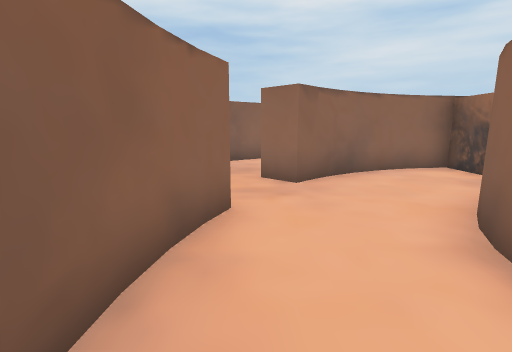
View 1 (above)

24 first-person views from a walk through a 3-D level made in the Unity game engine. The camera is 0.58 m above the floor, tilts 10° down and sees 85° across. The floor is counted in squares, 0.5 m on a side. Each view is taken from the middle of a square. On the plan, view 1 faces up. The plan holds only what a view shows up to about 12 squares ahead; the rest is blank. The place goes on beyond the plan. The player character is not drawn.

View 2
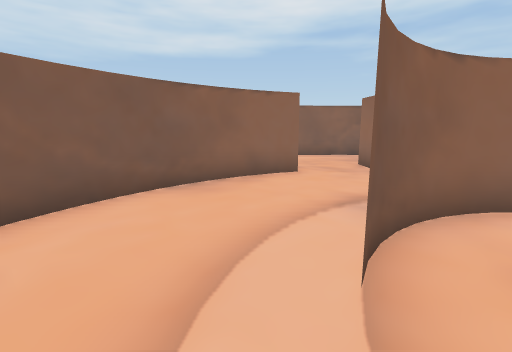

View 3
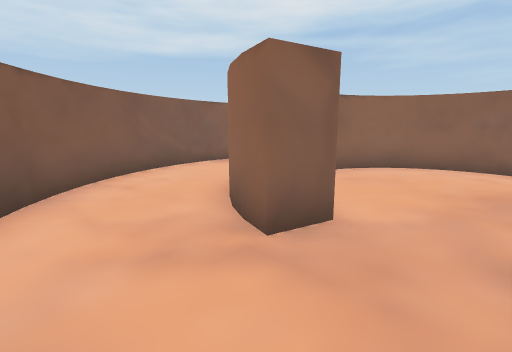

View 4
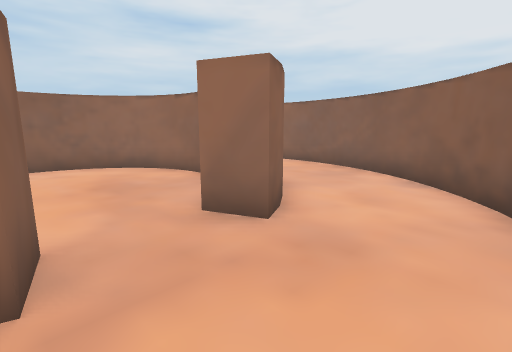

View 5
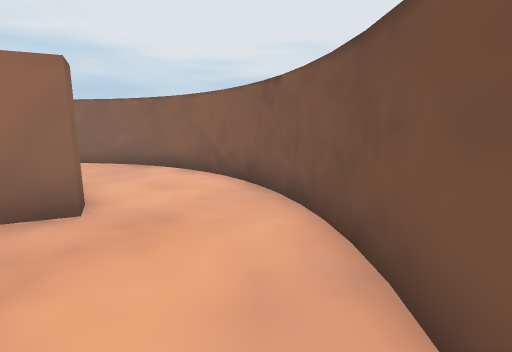

View 6
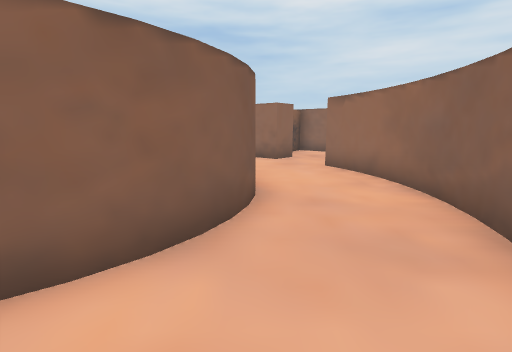

View 7
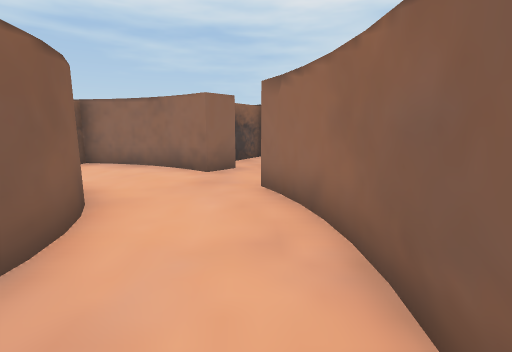

View 8
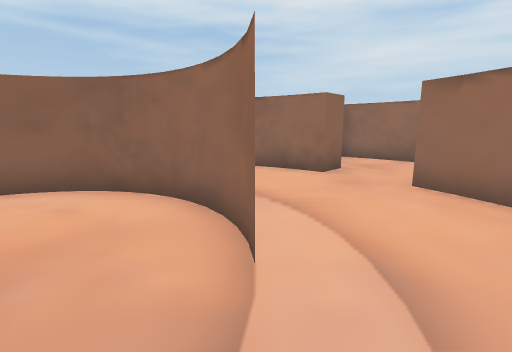

View 9
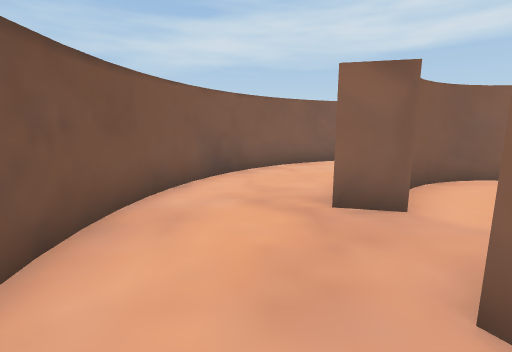

View 10
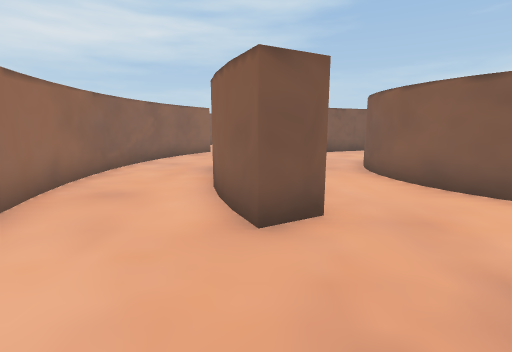

View 11
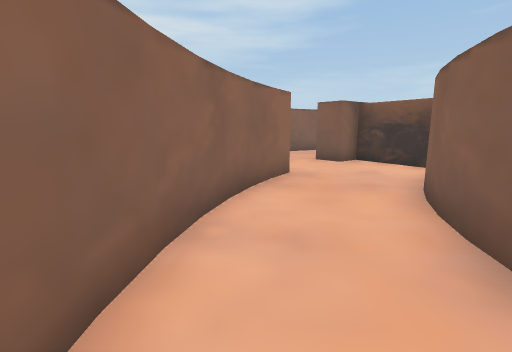

View 12
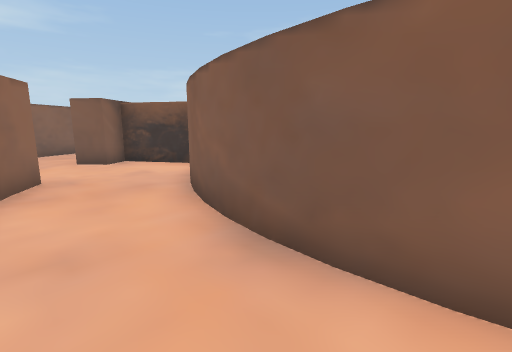

View 13
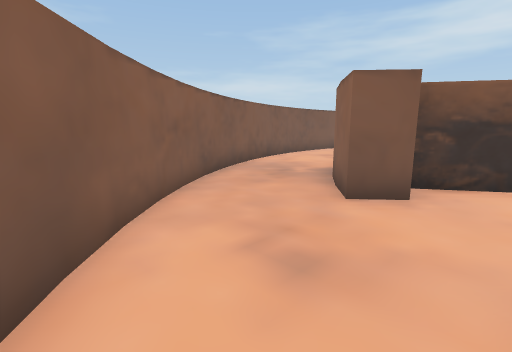

View 14
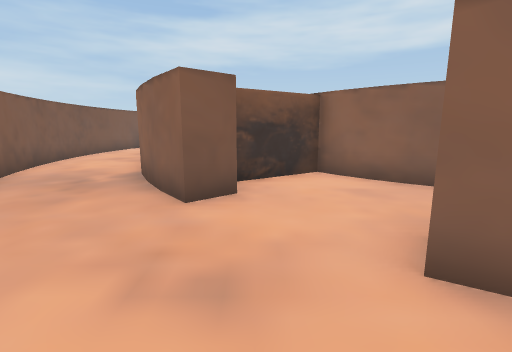

View 15
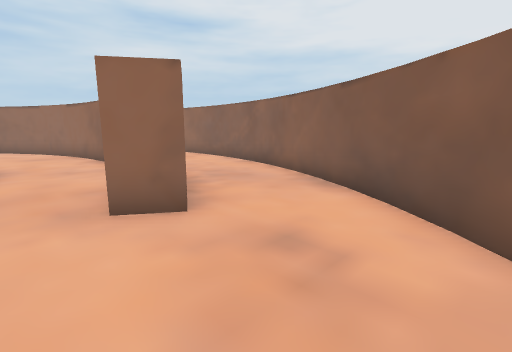

View 16
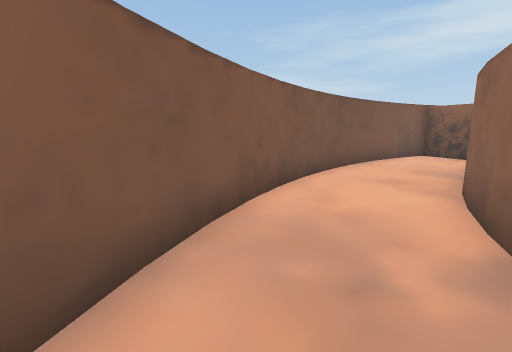

View 17
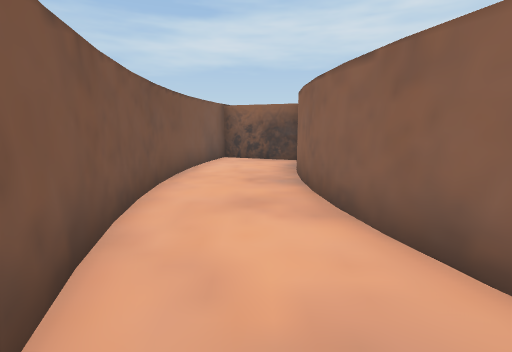

View 18
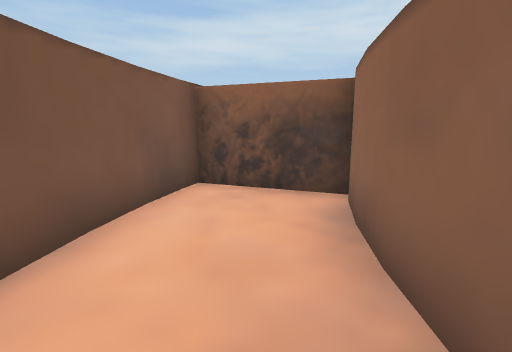

View 19
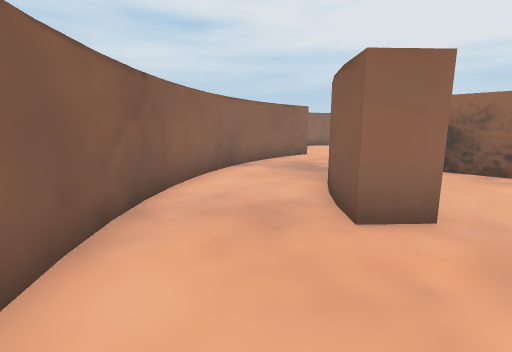

View 20
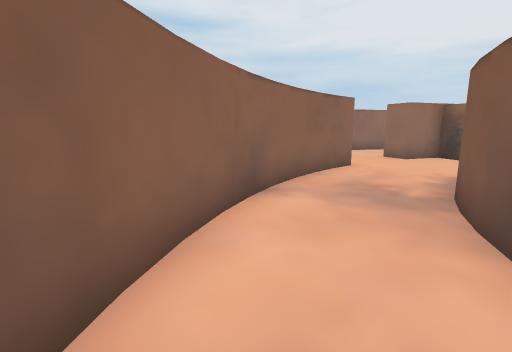

View 21
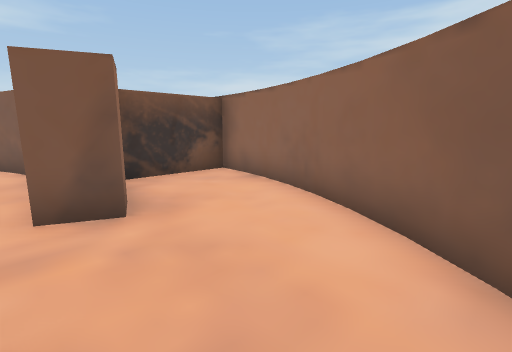

View 22
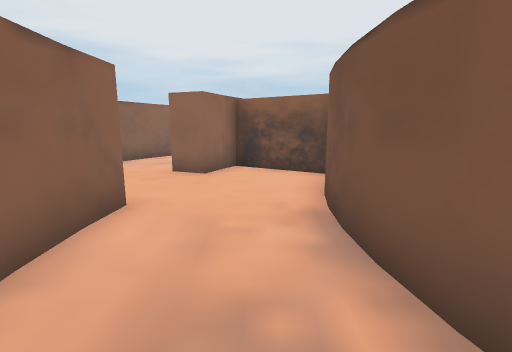

View 23
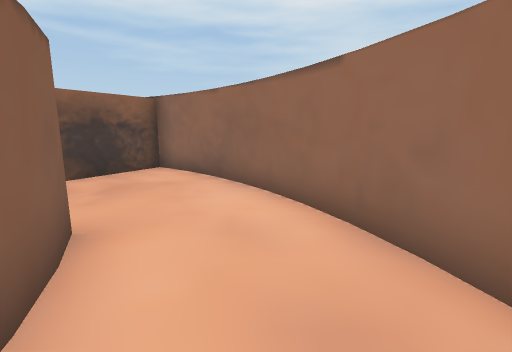

View 24
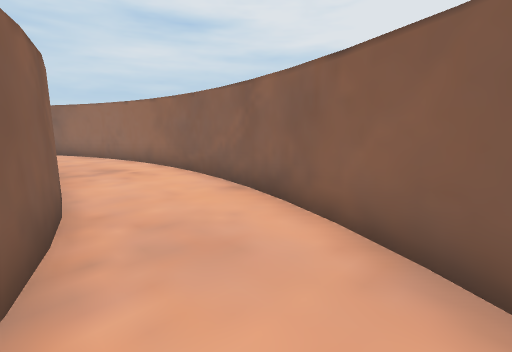

### Floor plan
Key: @ floor where view 1 was taken; # wall or solid block; . floor; B block; O other object.
Columns run from 5 left of view 1 to 21 right of it. Each row starts with its distance up from view 1.
 15                   #
 14                 ..##
 13              ......
 12        ######..#
 11      ###.......###
 10     ##..........B##
  9    ##....#####.BBB##
  8   ##...#########B..##   ##
  7  ##...###.BB..###...##  .#
  6  #....#...BB ........#  .#
  5 ##........OO ........## .##
  4 #...#......O......#...# ..#
  3 #..##.............##..# ..#
  2 #BB##.............##..# ..#
  1     #.............##..# ..#
  0     #@............##..# ..#
 -1     #.............##..##..#
 -2     ##...........##...##..#
 -3      #...........##..##..##
 -4      ##.........##...##..#
 -5       ###.....###....#...#
 -6         ####### B.......##
 -7                 BB#.....#
 -8                  B#....##
 -9                 ###...##
-10        ##     ###....##
-11        B#######.....##
-12       BB..........###
-13       B#.......####
-14        #########

Positions as (right, up) in squares from view 1, and headings:
1: (0, 0), facing up
2: (4, -2), facing up-left
3: (7, -5), facing up-left
4: (5, -5), facing up-right
5: (4, -5), facing right
6: (10, -4), facing up
7: (12, -1), facing up
8: (9, -1), facing up
9: (9, -4), facing left
10: (13, 8), facing down
11: (16, 2), facing down
12: (16, 2), facing down-left
13: (18, -6), facing down-left
14: (18, -7), facing left
15: (14, -9), facing up-right
16: (14, -10), facing down-left
17: (12, -12), facing left
18: (7, -12), facing left
19: (-3, 5), facing up-right
20: (-1, 8), facing up-right
21: (0, 8), facing down-left
22: (3, 10), facing right
23: (15, 2), facing up
24: (17, -6), facing up-right
